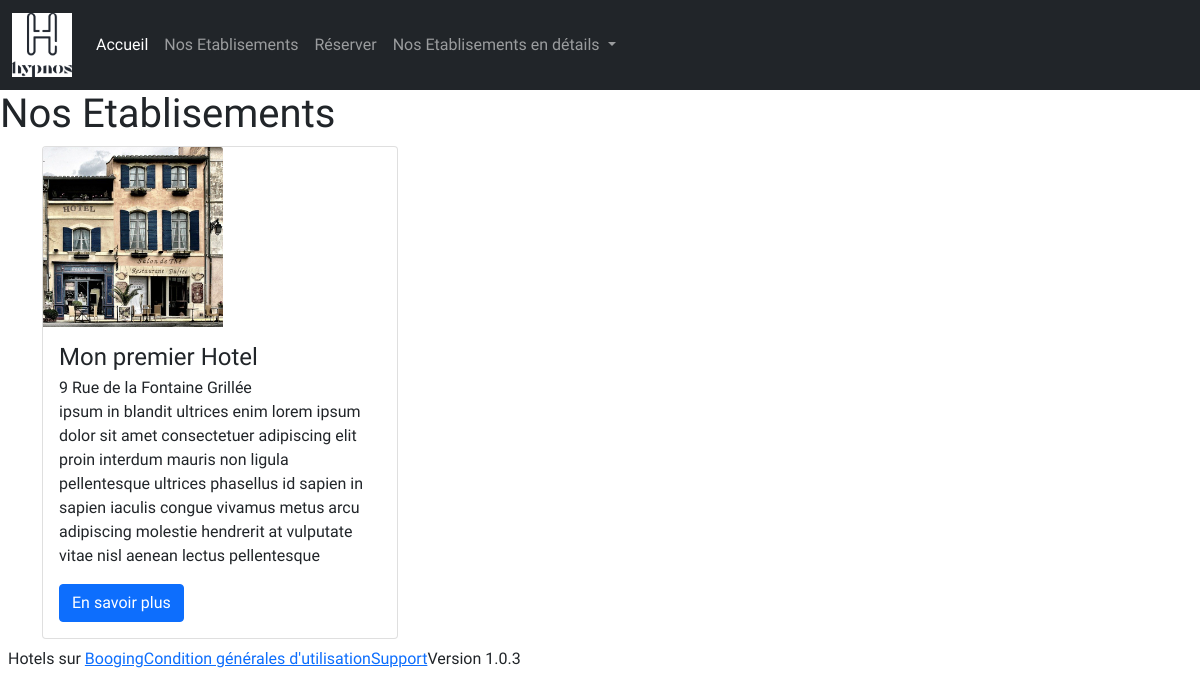
Screenshot of /hotels with the database file from the repository.
### app.py (models this page shows, shortened)
class Hotel(db_wrapper.Model):
    name = CharField()
    address = CharField()
    city = CharField()
    description = CharField()
    updated = DateTimeField(default=datetime.now)

### index.py (the view)
@index_api.route("/hotels")
def hotel_list():
    hotels = Hotel.select()
    return render_template("hotel_list.html", hotels=hotels)

### templates/hotel_list.html (shortened to what this page needs)
{% extends "footer.html" %}
{% block content %}
<h1>Nos Etablisements</h1>
<div class="container">
    <div class="row">
        {% for hotel in hotels %}
        <div class="col-lg-4 col-md-12">
            <div class="card">
                <img class="card-img-top" src="/static/img/hotel.jpg" alt="photo de l'hotel">
                <div class="card-body">
                    <h4 class="card-title">{{ hotel.name }}</h4>
                    <p class="card-subtitle">{{ hotel.address }}</p>
                    <p class="card-text"> {{ hotel.description }}</p>
                    <form action="/hotels/hotel" method="get">
                        <button type="submit" formmethod="get" class="btn btn-primary">En savoir plus</button>
                    </form>
                </div>
            </div>
        </div>
        {% endfor %}
    </div>
</div>
{% endblock %}

### templates/footer.html
{% extends "navbar.html" %}
{% block footer %}
<footer class="footer d-flex p-2">
    <p class="footer_text">Hotels sur <a
            href="https://www.booking.com/country/fr.fr.html?aid=393655&label=msn-ADyIuqiXHMmkmilp2qL9MQ-80676793496234:tikwd-80676810431046:loc-66:nes:mte:lp116362:dec:qsbooking&utm_campaign=French%20FR&utm_medium=cpc&utm_source=bing&utm_term=ADyIuqiXHMmkmilp2qL9MQ&msclkid=e7d8e2eb9b921a107e9980d9c689a392">Booging</a>
    </p>
    <p class="footer_text"><a class="footer_link" href="/cgu">Condition générales d'utilisation</a></p>
    <p class="footer_text"><a class="footer_link" href="/support">Support</a></p>
    <p class="footer_text">Version 1.0.3</p>
</footer>
{% endblock %}

### templates/navbar.html (shortened to what this page needs)
{% extends "layout.html" %}
{% block navbar %}
<nav class="navbar navbar-expand-lg navbar-dark bg-dark">
    <div class="container-fluid">
        <img class="navbar-brand" style="width: 5vw;" src="/static/img/logo.png" />
        <div class="collapse navbar-collapse" id="navbarNavDropdown">
            <ul class="navbar-nav">
                <li class="nav-item">
                    <a class="nav-link active" aria-current="page" href="{{ url_for('index_api.index') }}">Accueil</a>
                </li>
                <li class="nav-item">
                    <a class="nav-link" href="{{ url_for('index_api.hotel_list') }}">Nos Etablisements</a>
                </li>
                <li class="nav-item">
                    <a class="nav-link" href="{{ url_for('reservation_api.reservation') }}">Réserver</a>
                </li>
                <li class="nav-item dropdown">
                    <a class="nav-link dropdown-toggle" href="#" id="navbarDropdownMenuLink" role="button"
                        data-bs-toggle="dropdown" aria-expanded="false">
                        Nos Etablisements en détails
                    </a>
                </li>
            </ul>
        </div>
    </div>
</nav>
{% endblock %}

### templates/layout.html (shortened to what this page needs)
<!DOCTYPE html>
<html lang="fr">
<head>
    {% block head %}
    <link href="/static/css/bootstrap.min.css" rel="stylesheet" type="text/css">
    <link href="/static/css/style.css" rel="stylesheet" type="text/css">
    {% endblock %}
</head>
<body>
    {% block navbar %}{% endblock %}
    {% block content %}{% endblock %}
    {% block footer %}{% endblock %}
</body>
</html>

### static/css/style.css (style rules this page uses)
* { font-family: 'Hind', sans-serif; }
html { display: block; margin: 0; padding: 0; height: 100vh; }
.card-img-top { width: 15vw; }

### rows the page displays
Hotel: name "Mon premier Hotel", address "9 Rue de la Fontaine Grillée", description "ipsum in blandit ultrices enim lorem ipsum dolor sit amet consectetuer adipiscing elit proin interdum mauris non ligula pellentesque ultrices phasellus id sapien in sapien iaculis congue vivamus metus arcu adipiscing molestie hendrerit at vulputate vitae nisl aenean lectus pellentesque"
